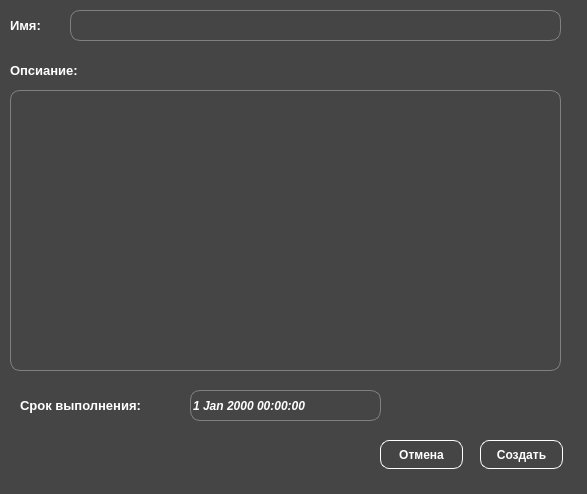
<?xml version="1.0" encoding="UTF-8"?>
<ui version="4.0">
 <class>TaskCreationWindow</class>
 <widget class="QWidget" name="TaskCreationWindow">
  <property name="geometry">
   <rect>
    <x>0</x>
    <y>0</y>
    <width>587</width>
    <height>494</height>
   </rect>
  </property>
  <property name="font">
   <font>
    <family>Arial</family>
    <bold>true</bold>
   </font>
  </property>
  <property name="windowTitle">
   <string>Form</string>
  </property>
  <property name="styleSheet">
   <string notr="true">background-color:rgb(69, 69, 69)</string>
  </property>
  <widget class="QLabel" name="label">
   <property name="geometry">
    <rect>
     <x>10</x>
     <y>10</y>
     <width>41</width>
     <height>31</height>
    </rect>
   </property>
   <property name="font">
    <font>
     <family>Arial</family>
     <pointsize>10</pointsize>
     <bold>true</bold>
    </font>
   </property>
   <property name="styleSheet">
    <string notr="true">color:white;</string>
   </property>
   <property name="text">
    <string>Имя:</string>
   </property>
  </widget>
  <widget class="QLabel" name="label_2">
   <property name="geometry">
    <rect>
     <x>10</x>
     <y>60</y>
     <width>111</width>
     <height>20</height>
    </rect>
   </property>
   <property name="font">
    <font>
     <family>Arial</family>
     <pointsize>10</pointsize>
     <bold>true</bold>
    </font>
   </property>
   <property name="styleSheet">
    <string notr="true">color:white;</string>
   </property>
   <property name="text">
    <string>Опсиание:</string>
   </property>
  </widget>
  <widget class="QLabel" name="label_3">
   <property name="geometry">
    <rect>
     <x>10</x>
     <y>380</y>
     <width>81</width>
     <height>20</height>
    </rect>
   </property>
   <property name="text">
    <string/>
   </property>
  </widget>
  <widget class="QTextEdit" name="description_edit">
   <property name="geometry">
    <rect>
     <x>10</x>
     <y>90</y>
     <width>551</width>
     <height>281</height>
    </rect>
   </property>
   <property name="font">
    <font>
     <family>Arial</family>
     <pointsize>11</pointsize>
     <italic>true</italic>
     <bold>true</bold>
    </font>
   </property>
   <property name="styleSheet">
    <string notr="true">border: 1px solid gray;
border-radius: 10px;
color:white;</string>
   </property>
   <property name="verticalScrollBarPolicy">
    <enum>Qt::ScrollBarPolicy::ScrollBarAlwaysOff</enum>
   </property>
   <property name="horizontalScrollBarPolicy">
    <enum>Qt::ScrollBarPolicy::ScrollBarAlwaysOff</enum>
   </property>
   <property name="html">
    <string>&lt;!DOCTYPE HTML PUBLIC &quot;-//W3C//DTD HTML 4.0//EN&quot; &quot;http://www.w3.org/TR/REC-html40/strict.dtd&quot;&gt;
&lt;html&gt;&lt;head&gt;&lt;meta name=&quot;qrichtext&quot; content=&quot;1&quot; /&gt;&lt;meta charset=&quot;utf-8&quot; /&gt;&lt;style type=&quot;text/css&quot;&gt;
p, li { white-space: pre-wrap; }
hr { height: 1px; border-width: 0; }
li.unchecked::marker { content: &quot;\2610&quot;; }
li.checked::marker { content: &quot;\2612&quot;; }
&lt;/style&gt;&lt;/head&gt;&lt;body style=&quot; font-family:'Arial'; font-size:11pt; font-weight:700; font-style:italic;&quot;&gt;
&lt;p style=&quot;-qt-paragraph-type:empty; margin-top:0px; margin-bottom:0px; margin-left:0px; margin-right:0px; -qt-block-indent:0; text-indent:0px; font-family:'Segoe UI'; font-size:9pt; font-weight:400; font-style:normal;&quot;&gt;&lt;br /&gt;&lt;/p&gt;&lt;/body&gt;&lt;/html&gt;</string>
   </property>
  </widget>
  <widget class="QDateTimeEdit" name="daedline">
   <property name="geometry">
    <rect>
     <x>190</x>
     <y>390</y>
     <width>191</width>
     <height>31</height>
    </rect>
   </property>
   <property name="font">
    <font>
     <family>Arial</family>
     <italic>true</italic>
     <bold>true</bold>
    </font>
   </property>
   <property name="styleSheet">
    <string notr="true">border: 1px solid gray;
border-radius: 10px;
color:white;</string>
   </property>
   <property name="buttonSymbols">
    <enum>QAbstractSpinBox::ButtonSymbols::NoButtons</enum>
   </property>
  </widget>
  <widget class="QLabel" name="label_5">
   <property name="geometry">
    <rect>
     <x>20</x>
     <y>390</y>
     <width>161</width>
     <height>31</height>
    </rect>
   </property>
   <property name="font">
    <font>
     <family>Arial</family>
     <pointsize>10</pointsize>
     <bold>true</bold>
    </font>
   </property>
   <property name="styleSheet">
    <string notr="true">color:white;</string>
   </property>
   <property name="text">
    <string>Срок выполнения:</string>
   </property>
  </widget>
  <widget class="QPushButton" name="create_bt">
   <property name="geometry">
    <rect>
     <x>480</x>
     <y>440</y>
     <width>83</width>
     <height>29</height>
    </rect>
   </property>
   <property name="font">
    <font>
     <family>Arial</family>
     <bold>true</bold>
    </font>
   </property>
   <property name="styleSheet">
    <string notr="true">color:white;
border-radius: 9px;          
border: 1px solid;
border-color: white</string>
   </property>
   <property name="text">
    <string>Создать</string>
   </property>
  </widget>
  <widget class="QPushButton" name="cancel_bt">
   <property name="geometry">
    <rect>
     <x>380</x>
     <y>440</y>
     <width>83</width>
     <height>29</height>
    </rect>
   </property>
   <property name="font">
    <font>
     <family>Arial</family>
     <bold>true</bold>
    </font>
   </property>
   <property name="styleSheet">
    <string notr="true">color:white;
border-radius: 9px;          
border: 1px solid;
border-color: white</string>
   </property>
   <property name="text">
    <string>Отмена</string>
   </property>
  </widget>
  <widget class="QLineEdit" name="name_edit">
   <property name="geometry">
    <rect>
     <x>70</x>
     <y>10</y>
     <width>491</width>
     <height>31</height>
    </rect>
   </property>
   <property name="font">
    <font>
     <family>Arial</family>
     <pointsize>11</pointsize>
     <italic>true</italic>
     <bold>true</bold>
    </font>
   </property>
   <property name="styleSheet">
    <string notr="true">border: 1px solid gray;
border-radius: 10px;
color:white;</string>
   </property>
   <property name="maxLength">
    <number>54</number>
   </property>
  </widget>
 </widget>
 <resources/>
 <connections/>
</ui>
